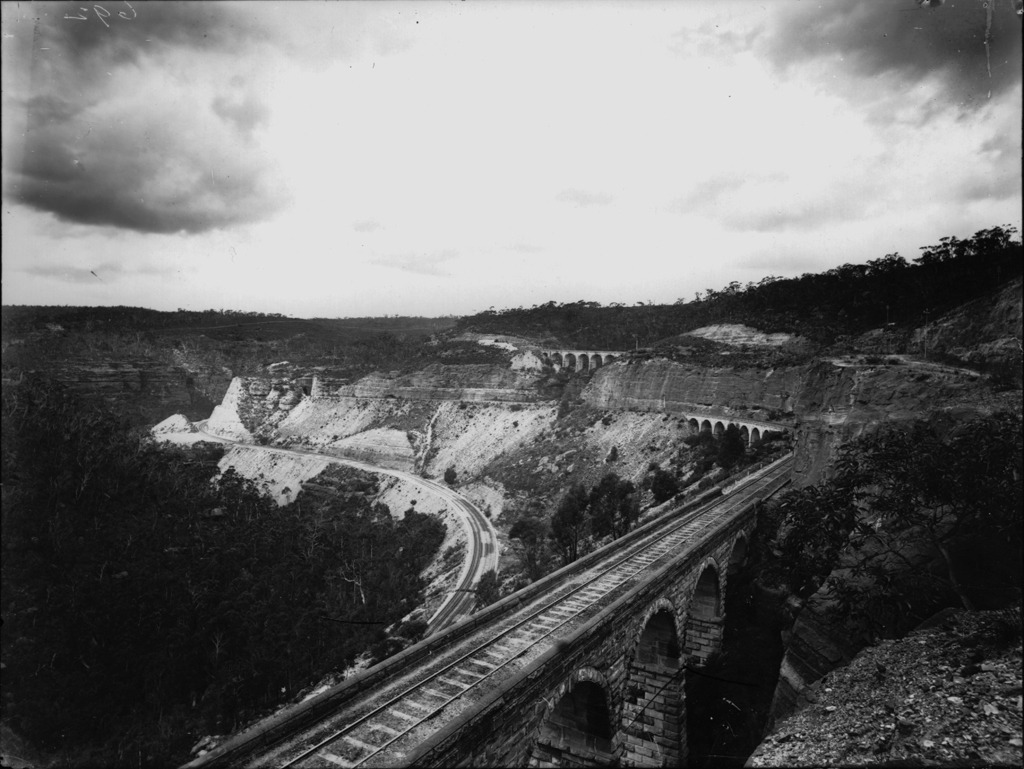
#> input picture UNED/computer-vision/pec1/data/zigzag.jpg, 1024 x 769 px
$ python pec1_Ej2_c.py
#> lines starting #> are read from the running program, lines starting #| are printed output that depends on the picture
import cv2 as cv
import numpy as np

# C1)
img = cv.imread("data/zigzag.jpg", cv.IMREAD_GRAYSCALE)
#> img is the input picture: shape (769, 1024); min 0, max 234, mean 108.7

H, W = img.shape
#> H = 769; W = 1024

mid = W // 2
#> mid = 512
left_half = img[:, :mid]
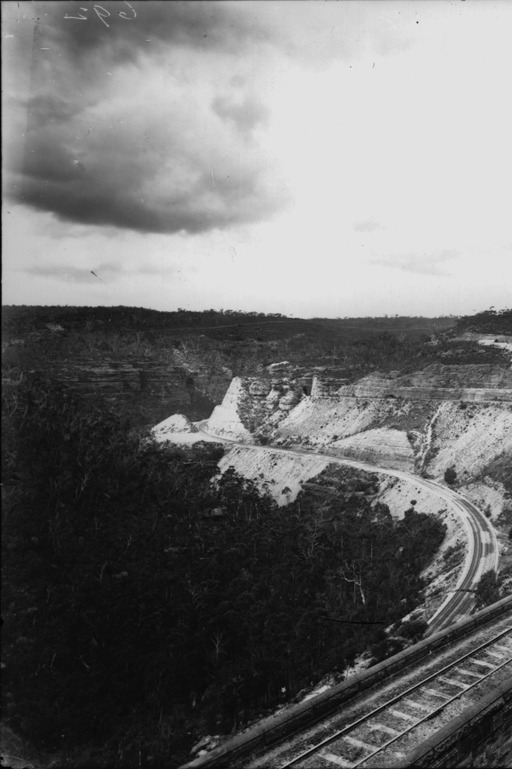
#> left_half: shape (769, 512); min 0, max 234, mean 112.7
right_half = img[:, mid:]
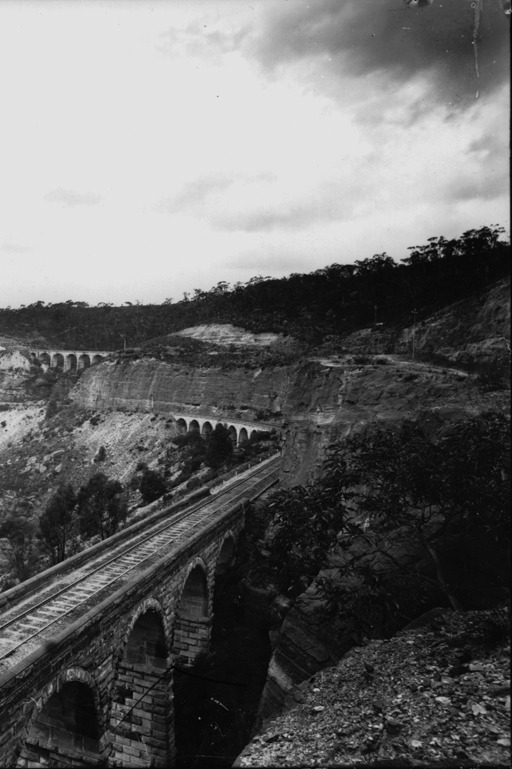
#> right_half: shape (769, 512); min 0, max 233, mean 104.7

w_left = W // 3
#> w_left = 341
w_right = W - w_left
#> w_right = 683

left_resized = cv.resize(left_half,  (w_left,  H),
                         interpolation=cv.INTER_LINEAR)
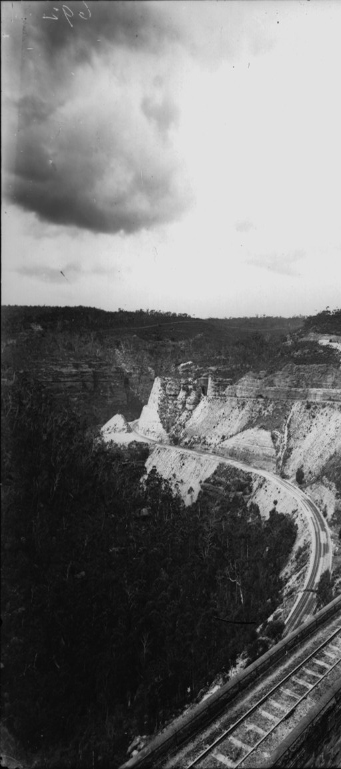
#> left_resized: shape (769, 341); min 0, max 233, mean 112.7
right_resized = cv.resize(right_half, (w_right, H),
                          interpolation=cv.INTER_LINEAR)
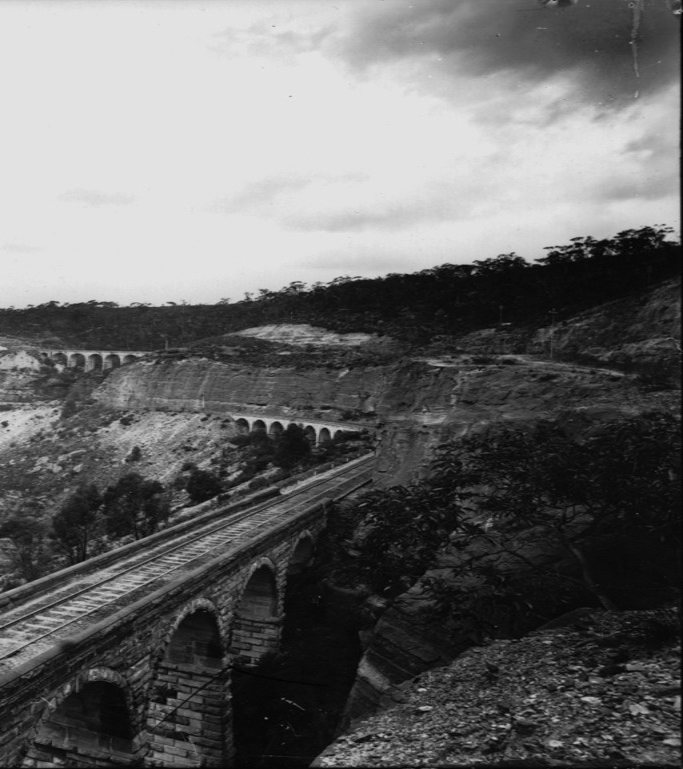
#> right_resized: shape (769, 683); min 0, max 233, mean 104.7

out = np.zeros_like(img)

out[:, :w_left] = left_resized

out[:, w_left:] = right_resized

cv.imshow("Original zigzag", img)
cv.imshow("Deformada (mitad izq -> 1/3, dcha -> 2/3)", out)
cv.waitKey(0)
cv.destroyAllWindows()

out_affine = np.zeros_like(img)

src_left = np.float32([
    [0,   0],
    [mid, 0],
    [0,   H]
])
#> src_left = [[0, 0], [512, 0], [0, 769]]

dst_left = np.float32([
    [0,        0],
    [w_left,   0],
    [0,        H]
])
#> dst_left = [[0, 0], [341, 0], [0, 769]]

M_left = cv.getAffineTransform(src_left, dst_left)

warp_left = cv.warpAffine(
    img,
    M_left,
    (W, H),
    flags=cv.INTER_LINEAR,
    borderMode=cv.BORDER_CONSTANT,
    borderValue=0
)
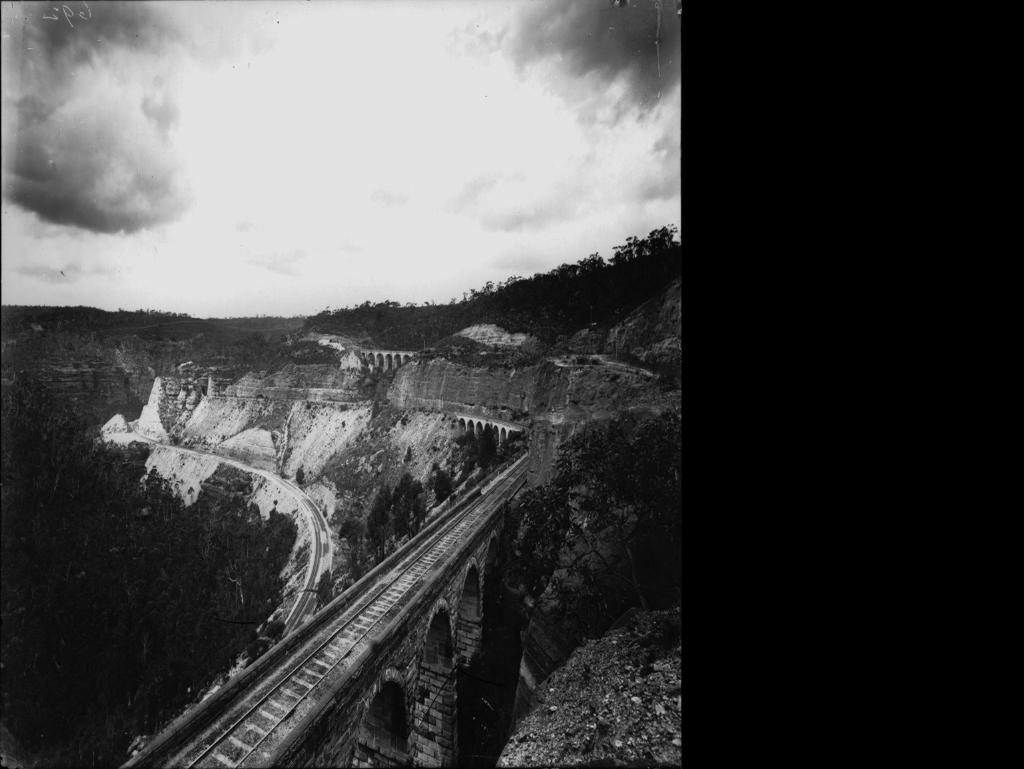
#> warp_left: shape (769, 1024); min 0, max 233, mean 72.4

out_affine[:, :w_left] = warp_left[:, :w_left]

src_right = np.float32([
    [mid, 0],
    [W,   0],
    [mid, H]
])

dst_right = np.float32([
    [w_left, 0],
    [W,      0],
    [w_left, H]
])

M_right = cv.getAffineTransform(src_right, dst_right)

warp_right = cv.warpAffine(
    img,
    M_right,
    (W, H),
    flags=cv.INTER_LINEAR,
    borderMode=cv.BORDER_CONSTANT,
    borderValue=0
)

out_affine[:, w_left:] = warp_right[:, w_left:]

cv.imshow("Original zigzag", img)
cv.imshow("Deformada (resize directo)", out_affine)
cv.waitKey(0)
cv.destroyAllWindows()

# C2)
board_path = "data/tableroAjedrez.png"
img = cv.imread(board_path, cv.IMREAD_GRAYSCALE)
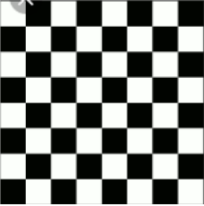
#> input picture UNED/computer-vision/pec1/data/tableroAjedrez.png, 204 x 206 px
#> img: shape (206, 204); min 2, max 255, mean 127.6

H, W = img.shape

x_norm = np.linspace(0.0, 1.0, W, endpoint=False)
y_norm = np.linspace(0.0, 1.0, H, endpoint=False)
x_d, y_d = np.meshgrid(x_norm, y_norm)

x_s_norm = x_d
f = 0.4 * (x_s_norm - 0.5) ** 2 - 0.1
y_s_norm = y_d - f

x_s = x_s_norm * (W - 1)
y_s = y_s_norm * (H - 1)

x_s = np.clip(x_s, 0, W - 1).astype(np.float32)
y_s = np.clip(y_s, 0, H - 1).astype(np.float32)

deformed = cv.remap(
    img,
    x_s,
    y_s,
    interpolation=cv.INTER_LINEAR,
    borderMode=cv.BORDER_CONSTANT,
    borderValue=255
)
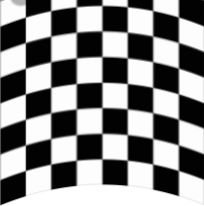
#> deformed: shape (206, 204); min 2, max 255, mean 136.1

cv.imshow("Tablero original", img)
cv.imshow("Tablero deformado (y' = y + 0.4(x-0.5)^2 - 0.1)", deformed)
cv.waitKey(0)
cv.destroyAllWindows()
